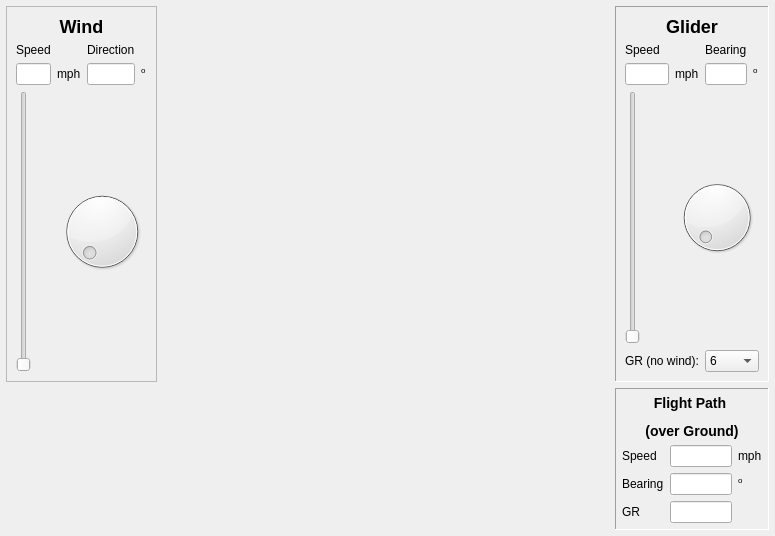
<?xml version="1.0" encoding="UTF-8"?>
<ui version="4.0">
 <class>FlightPath2</class>
 <widget class="QWidget" name="FlightPath2">
  <property name="geometry">
   <rect>
    <x>0</x>
    <y>0</y>
    <width>775</width>
    <height>536</height>
   </rect>
  </property>
  <property name="windowTitle">
   <string>FlightPath</string>
  </property>
  <layout class="QGridLayout" name="gridLayout" rowstretch="2,0" columnstretch="1,3,1,0">
   <property name="leftMargin">
    <number>6</number>
   </property>
   <property name="topMargin">
    <number>6</number>
   </property>
   <property name="rightMargin">
    <number>6</number>
   </property>
   <property name="bottomMargin">
    <number>6</number>
   </property>
   <property name="spacing">
    <number>6</number>
   </property>
   <item row="0" column="0">
    <widget class="QFrame" name="wind_frame">
     <property name="minimumSize">
      <size>
       <width>0</width>
       <height>0</height>
      </size>
     </property>
     <property name="frameShape">
      <enum>QFrame::StyledPanel</enum>
     </property>
     <property name="frameShadow">
      <enum>QFrame::Raised</enum>
     </property>
     <layout class="QGridLayout" name="gridLayout_4" columnstretch="1,0,1,0">
      <item row="2" column="2">
       <widget class="QLineEdit" name="windDir_LE">
        <property name="readOnly">
         <bool>true</bool>
        </property>
       </widget>
      </item>
      <item row="2" column="3">
       <widget class="QLabel" name="wind_deg_label">
        <property name="text">
         <string>&lt;sup&gt;o&lt;/sup&gt;</string>
        </property>
       </widget>
      </item>
      <item row="2" column="0">
       <widget class="QLineEdit" name="windSpeed_LE">
        <property name="readOnly">
         <bool>true</bool>
        </property>
       </widget>
      </item>
      <item row="2" column="1">
       <widget class="QLabel" name="wind_mph_label">
        <property name="text">
         <string>mph</string>
        </property>
       </widget>
      </item>
      <item row="3" column="0">
       <widget class="QSlider" name="windSpeed">
        <property name="sizePolicy">
         <sizepolicy hsizetype="Fixed" vsizetype="MinimumExpanding">
          <horstretch>0</horstretch>
          <verstretch>0</verstretch>
         </sizepolicy>
        </property>
        <property name="orientation">
         <enum>Qt::Vertical</enum>
        </property>
       </widget>
      </item>
      <item row="0" column="0" colspan="4">
       <widget class="QLabel" name="wind_title">
        <property name="text">
         <string>&lt;h2&gt;Wind&lt;/h2&gt;</string>
        </property>
        <property name="alignment">
         <set>Qt::AlignCenter</set>
        </property>
       </widget>
      </item>
      <item row="3" column="1" colspan="3">
       <widget class="QDial" name="windDir"/>
      </item>
      <item row="1" column="0">
       <widget class="QLabel" name="wind_speed_label">
        <property name="text">
         <string>Speed</string>
        </property>
       </widget>
      </item>
      <item row="1" column="2">
       <widget class="QLabel" name="wind_direction_label">
        <property name="text">
         <string>Direction</string>
        </property>
       </widget>
      </item>
     </layout>
    </widget>
   </item>
   <item row="1" column="0" colspan="2">
    <widget class="GRplotter" name="sideView" native="true">
     <property name="minimumSize">
      <size>
       <width>100</width>
       <height>0</height>
      </size>
     </property>
    </widget>
   </item>
   <item row="0" column="1">
    <widget class="Plotter" name="groundView" native="true">
     <property name="minimumSize">
      <size>
       <width>100</width>
       <height>0</height>
      </size>
     </property>
    </widget>
   </item>
   <item row="0" column="2">
    <widget class="QFrame" name="glider_frame">
     <property name="minimumSize">
      <size>
       <width>0</width>
       <height>0</height>
      </size>
     </property>
     <property name="maximumSize">
      <size>
       <width>300</width>
       <height>16777215</height>
      </size>
     </property>
     <property name="frameShape">
      <enum>QFrame::Panel</enum>
     </property>
     <property name="frameShadow">
      <enum>QFrame::Sunken</enum>
     </property>
     <layout class="QGridLayout" name="gridLayout_2" columnstretch="1,0,1,0">
      <item row="1" column="2">
       <widget class="QLabel" name="glider_bearing_label">
        <property name="text">
         <string>Bearing</string>
        </property>
       </widget>
      </item>
      <item row="0" column="0" colspan="4">
       <widget class="QLabel" name="glider_title">
        <property name="text">
         <string>&lt;h2&gt;Glider&lt;/h2&gt;</string>
        </property>
        <property name="alignment">
         <set>Qt::AlignCenter</set>
        </property>
       </widget>
      </item>
      <item row="1" column="0">
       <widget class="QLabel" name="glider_speed_label">
        <property name="text">
         <string>Speed</string>
        </property>
       </widget>
      </item>
      <item row="5" column="0" colspan="2">
       <widget class="QLabel" name="label">
        <property name="text">
         <string>GR (no wind):</string>
        </property>
       </widget>
      </item>
      <item row="4" column="1" colspan="3">
       <widget class="QDial" name="gliderDir"/>
      </item>
      <item row="2" column="1">
       <widget class="QLabel" name="glider_mph_label">
        <property name="text">
         <string>mph</string>
        </property>
       </widget>
      </item>
      <item row="5" column="2" colspan="2">
       <widget class="QComboBox" name="glider_GR">
        <item>
         <property name="text">
          <string>6</string>
         </property>
        </item>
        <item>
         <property name="text">
          <string>7</string>
         </property>
        </item>
        <item>
         <property name="text">
          <string>8</string>
         </property>
        </item>
        <item>
         <property name="text">
          <string>9</string>
         </property>
        </item>
        <item>
         <property name="text">
          <string>10</string>
         </property>
        </item>
       </widget>
      </item>
      <item row="2" column="0">
       <widget class="QLineEdit" name="gliderSpeed_LE">
        <property name="readOnly">
         <bool>true</bool>
        </property>
       </widget>
      </item>
      <item row="2" column="3">
       <widget class="QLabel" name="glider_deg_label">
        <property name="text">
         <string>&lt;sup&gt;o&lt;/sup&gt;</string>
        </property>
       </widget>
      </item>
      <item row="4" column="0">
       <widget class="QSlider" name="gliderSpeed">
        <property name="sizePolicy">
         <sizepolicy hsizetype="Fixed" vsizetype="MinimumExpanding">
          <horstretch>0</horstretch>
          <verstretch>0</verstretch>
         </sizepolicy>
        </property>
        <property name="orientation">
         <enum>Qt::Vertical</enum>
        </property>
       </widget>
      </item>
      <item row="2" column="2">
       <widget class="QLineEdit" name="gliderDir_LE">
        <property name="enabled">
         <bool>true</bool>
        </property>
        <property name="readOnly">
         <bool>true</bool>
        </property>
       </widget>
      </item>
     </layout>
    </widget>
   </item>
   <item row="1" column="2">
    <widget class="QFrame" name="statusFrame">
     <property name="frameShape">
      <enum>QFrame::Panel</enum>
     </property>
     <property name="frameShadow">
      <enum>QFrame::Sunken</enum>
     </property>
     <layout class="QGridLayout" name="gridLayout_3">
      <property name="leftMargin">
       <number>6</number>
      </property>
      <property name="topMargin">
       <number>6</number>
      </property>
      <property name="rightMargin">
       <number>6</number>
      </property>
      <property name="bottomMargin">
       <number>6</number>
      </property>
      <item row="1" column="2">
       <widget class="QLabel" name="flight_path_mph_label">
        <property name="text">
         <string>mph</string>
        </property>
       </widget>
      </item>
      <item row="2" column="1">
       <widget class="QLineEdit" name="flight_path_bearing_LE">
        <property name="readOnly">
         <bool>true</bool>
        </property>
       </widget>
      </item>
      <item row="3" column="0">
       <widget class="QLabel" name="GR_label">
        <property name="text">
         <string>GR</string>
        </property>
       </widget>
      </item>
      <item row="2" column="0">
       <widget class="QLabel" name="flighg_labelt_path_bearin">
        <property name="text">
         <string>Bearing</string>
        </property>
       </widget>
      </item>
      <item row="1" column="0">
       <widget class="QLabel" name="flight_path_speed_label">
        <property name="text">
         <string>Speed</string>
        </property>
       </widget>
      </item>
      <item row="1" column="1">
       <widget class="QLineEdit" name="flight_path_speed_LE">
        <property name="readOnly">
         <bool>true</bool>
        </property>
       </widget>
      </item>
      <item row="0" column="0" colspan="3">
       <widget class="QLabel" name="flight_path_title">
        <property name="text">
         <string>&lt;html&gt;&lt;head/&gt;&lt;body&gt;&lt;h1 align=&quot;center&quot; style=&quot; margin-top:14px; margin-bottom:12px; margin-left:0px; margin-right:0px; -qt-block-indent:0; text-indent:0px;&quot;&gt;&lt;span style=&quot; font-size:large; font-weight:700;&quot;&gt;Flight Path &lt;/span&gt;&lt;/h1&gt;&lt;p align=&quot;center&quot;&gt;&lt;span style=&quot; font-size:large; font-weight:700;&quot;&gt;(over Ground)&lt;/span&gt;&lt;/p&gt;&lt;/body&gt;&lt;/html&gt;</string>
        </property>
       </widget>
      </item>
      <item row="3" column="1">
       <widget class="QLineEdit" name="flight_path_GR_LE">
        <property name="readOnly">
         <bool>true</bool>
        </property>
       </widget>
      </item>
      <item row="2" column="2">
       <widget class="QLabel" name="flight_path_deg_label">
        <property name="text">
         <string>&lt;sup&gt;o&lt;/sup&gt;</string>
        </property>
       </widget>
      </item>
     </layout>
    </widget>
   </item>
  </layout>
 </widget>
 <customwidgets>
  <customwidget>
   <class>Plotter</class>
   <extends>QWidget</extends>
   <header>Plotter.h</header>
   <container>1</container>
  </customwidget>
  <customwidget>
   <class>GRplotter</class>
   <extends>QWidget</extends>
   <header>GRplotter.h</header>
   <container>1</container>
  </customwidget>
 </customwidgets>
 <resources/>
 <connections/>
</ui>
